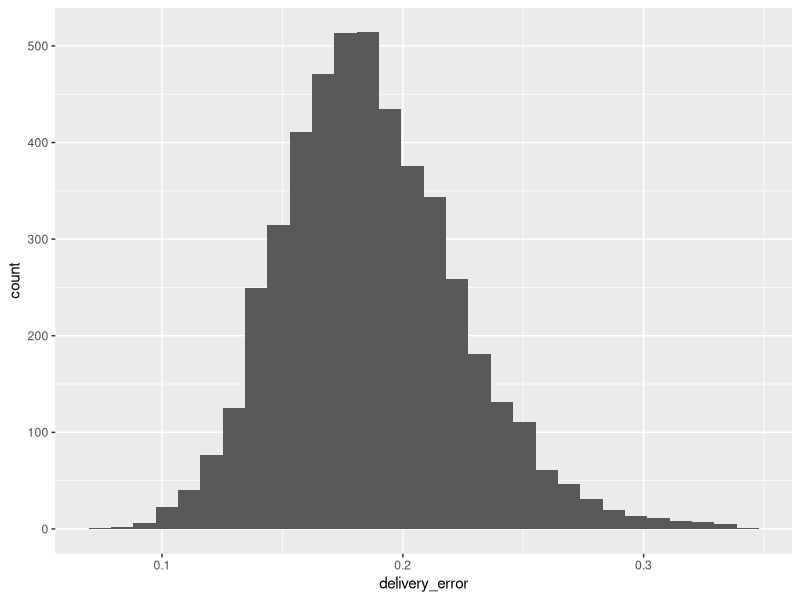
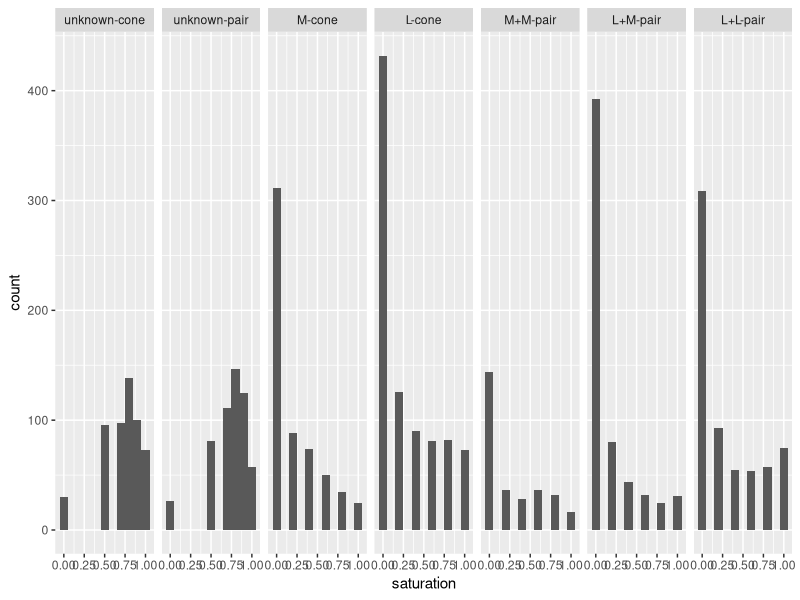
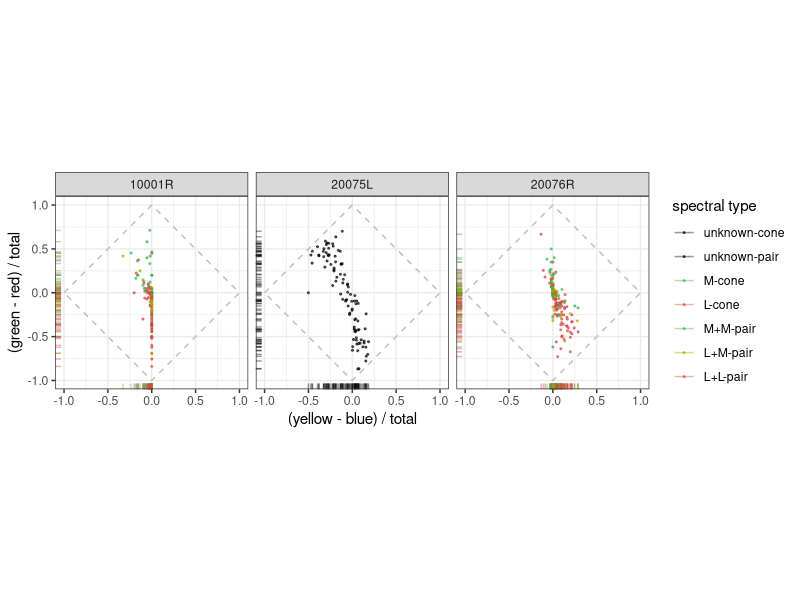
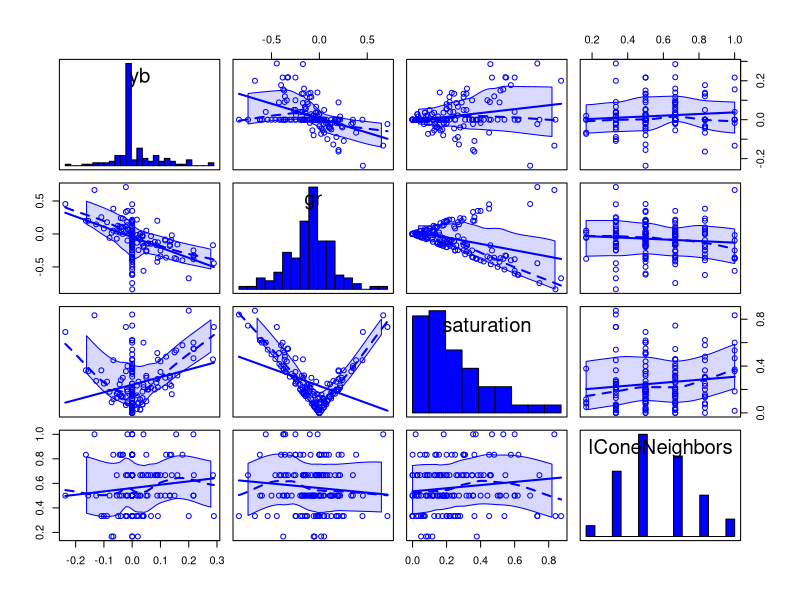
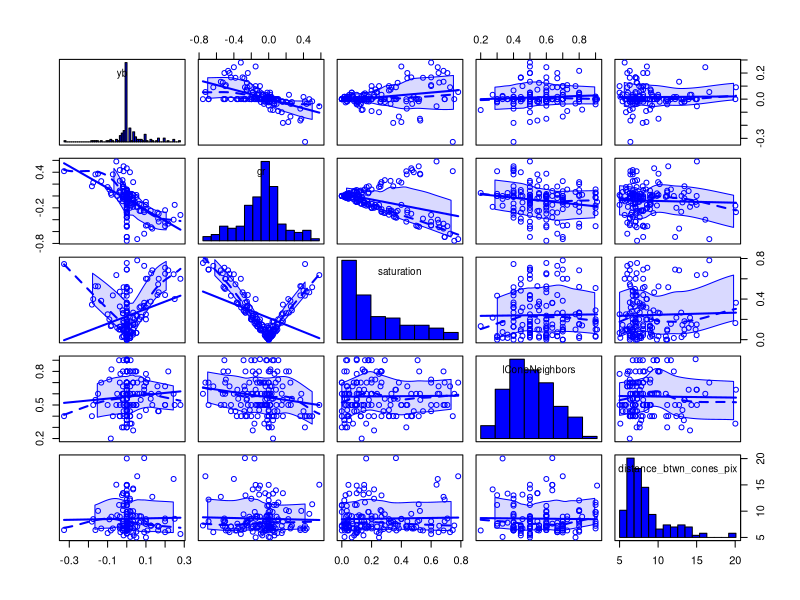
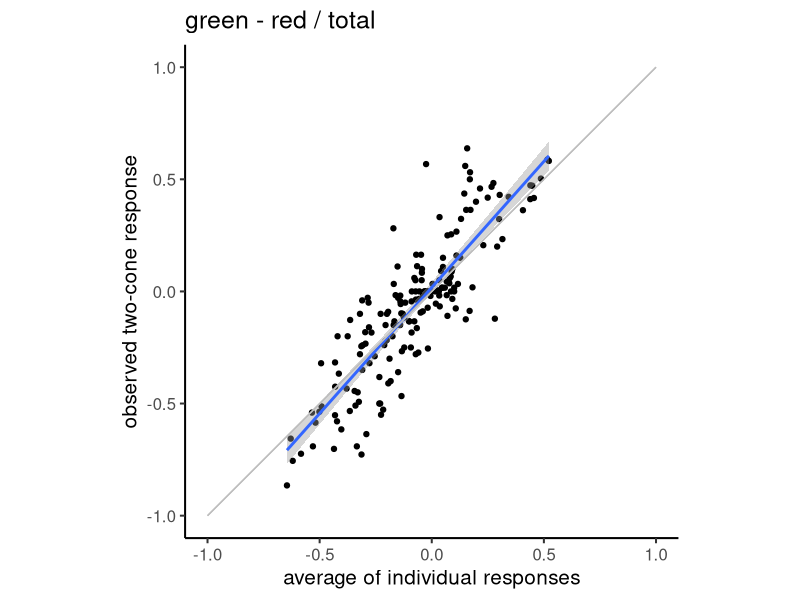
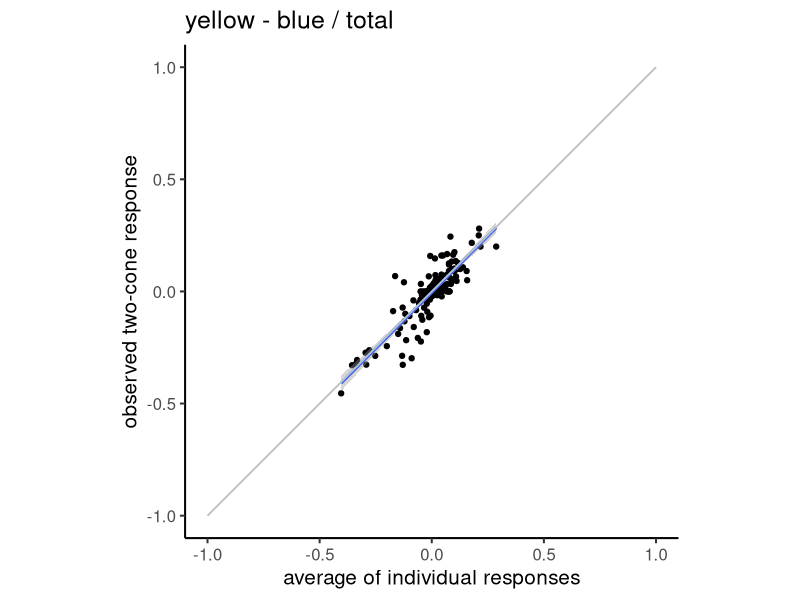
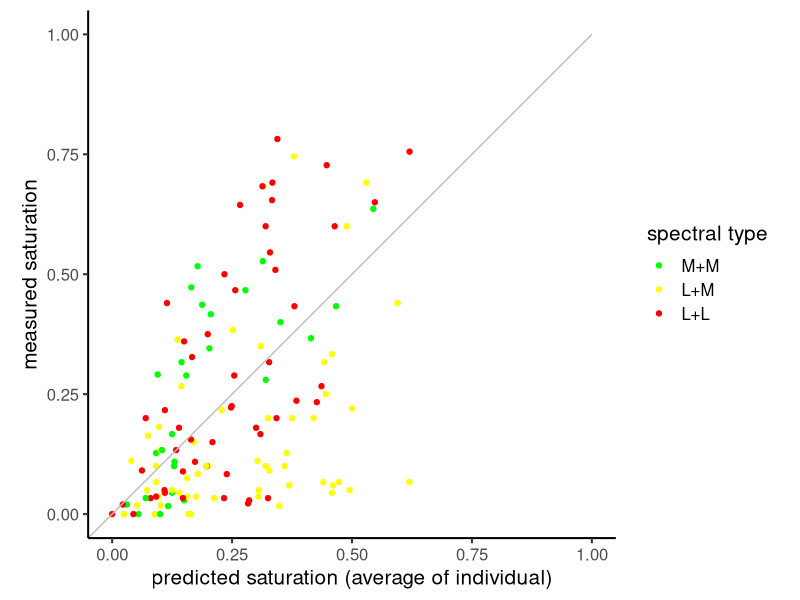

R code for these plots, in order:
## ---- chunk 1
setwd("~/R/TwoConeColorSummation")
library(tidyverse)
library(car)
library(RColorBrewer)
library(ggthemes)

trial_data <- read_csv('all_trial_data.csv')
# The column isPair is meant to be a logical.
trial_data <- mutate(trial_data, isPair=as.logical(isPair))
summary(trial_data)

## ---- chunk 2
trial_data <- trial_data %>%
  filter(., delivery_error < 0.35) %>%
  filter(., delivery_error > 0.01)
## ---- chunk 3
summarize(trial_data, mean=mean(delivery_error), 
          std=sd(delivery_error), N=length(delivery_error))

ggplot(trial_data, aes(delivery_error)) + 
  geom_histogram(bins = 30)
## ---- chunk 4
Scones <- filter(trial_data, type1 == 1 | type2 == 1)
Scones <- filter(Scones, isPair == FALSE)

(FoS <- sum(!is.na(Scones$yb)) / length(Scones$delivery_error))

(FoS <- sum(!is.na(trial_data$yb)) / length(trial_data$delivery_error))


## ---- chunk 5
trial_data <- filter(trial_data, type1 != 1 | type2 != 1)
trial_data <- filter(trial_data, !is.na(yb))
## ---- chunk 6
trial_data <- trial_data %>%
  mutate(., typeID=if_else(isPair, type1 + type2, type1)) %>%
  mutate(., typeID=if_else(typeID == 0, if_else(isPair, as.integer(1), as.integer(0)), as.integer(typeID))) %>%
  mutate(., typeIDstr=factor(typeID, labels = c('unknown-cone', 'unknown-pair', 
                                                'M-cone', 'L-cone', 'M+M-pair', 'L+M-pair', 'L+L-pair')))
tally(trial_data)
## ---- chunk 7
trial_data <- mutate(trial_data, saturation = abs(yb) + abs(gr))

ggplot(trial_data, aes(x=saturation)) + 
  geom_histogram(binwidth=0.1) + facet_grid(. ~ typeIDstr)
## ---- chunk 8
(typeGroup <- trial_data %>%
  group_by(., subject, typeIDstr) %>% 
  summarise(., by_mean=signif(mean(yb), 3), 
            by_std=signif(sd(yb), 3), 
            gr_mean=signif(mean(gr), 3), 
            gr_std=signif(sd(gr), 3), N=length(gr))
 )

## ---- chunk 9
singleAndPairs <- trial_data %>%
  select(., -typeIDstr) %>%
  group_by(., subject, masterID1, masterID2) %>% 
  summarise_all(., mean)

boundary <- data.frame(x=c(-1, 0, 1, 0, -1), y=c(0, 1, 0, -1, 0))

ggplot(data=singleAndPairs, aes(x=yb, y=gr, color=as.factor(typeID))) + 
  geom_point(alpha=0.6, size=0.4) +
  facet_grid(. ~ subject) +
  geom_rug(alpha=0.4) + 
  coord_equal(xlim=c(-1, 1), ylim=c(-1, 1)) + 
  xlab('(yellow - blue) / total') + ylab('(green - red) / total') + 
  scale_color_manual(
    values = c("black", "black", "#3aaf4f", "#d1463e", "#3aaf4f", "#AAAA00", "#d1463e"), 
    name="spectral type",
    labels = c("unknown-cone", "unknown-pair", "M-cone", "L-cone", "M+M-pair", "L+M-pair", "L+L-pair")) +
  #scale_color_brewer(palette = "Spectral") +
  geom_path(data = boundary, aes(x=x, y=y), colour='gray', linetype=2) +
  theme_bw()

ggsave("lms_UAD.pdf")
## ---- chunk 10
singleConesSummary <- trial_data %>% 
  select(., -typeIDstr) %>%
  filter(., isPair==FALSE) %>% 
  group_by(., subject, session, masterID1) %>%   
  summarise_all(., c("mean", "length")) %>%
  filter(., yb_length > 3) %>%
  select(., -contains("_length")) %>%
  rename_(.dots=setNames(names(.), gsub("_mean", "", names(.))))

twoConesSummary <- trial_data %>%   
  select(., -typeIDstr) %>%
  filter(., isPair==TRUE) %>% 
  group_by(., subject, session, masterID1, masterID2) %>%
  summarise_all(., c("mean", "length")) %>%
  filter(., yb_length > 3) %>%
  select(., -contains("_length")) %>%
  rename_(.dots=setNames(names(.), gsub("_mean", "", names(.))))
## ---- chunk 11
# scatterplotMatrix with car package
scatterplotMatrix(singleConesSummary[ ,c("yb", "gr", "saturation", 
                                         "lConeNeighbors")],
                  diagonal=list(method ="histogram"),
                  ellipse=FALSE)

scatterplotMatrix(twoConesSummary[ ,c("yb", "gr", "saturation", 
                                      "lConeNeighbors",
                                      "distance_btwn_cones_pix")],
                  diagonal=list(method ="histogram"),
                  ellipse=FALSE)
## ---- chunk 12

singleConesSummary <- trial_data %>%
  select(., -typeIDstr) %>%
  filter(., isPair==FALSE) %>% 
  group_by(., subject, session, masterID1) %>%   
  summarise_all(., c("mean", "length")) %>%
  filter(., yb_length > 3) %>%
  select(., -contains("_length")) %>%
  rename_(.dots=setNames(names(.), gsub("_mean", "", names(.))))

twoConesSummary <- trial_data %>%
  select(., -typeIDstr) %>%
  filter(., isPair==TRUE) %>% 
  group_by(., subject, session, masterID1, masterID2) %>%
  summarise_all(., c("mean", "length")) %>%
  filter(., yb_length > 3) %>%
  select(., -contains("_length")) %>%
  rename_(.dots=setNames(names(.), gsub("_mean", "", names(.))))

merged1 <- merge(twoConesSummary, 
           select(singleConesSummary, subject, 
                  session, masterID1, yb, gr, lConeNeighbors), 
           by=c("subject", "session", "masterID1")) %>% 
  rename(., yb12=yb.x, gr12=gr.x, yb1=yb.y, gr1=gr.y,
                  lConeNeighbors12=lConeNeighbors.x, 
                  lConeNeighbors1=lConeNeighbors.y)

sessionMerge <- merged1 %>% 
  merge(., select(singleConesSummary, subject, session,
                  masterID1, yb, gr, lConeNeighbors), 
        by.x=c("subject", "session", "masterID2"),
        by.y=c("subject", "session", "masterID1")) %>% 
  rename(., yb2=yb, gr2=gr, lConeNeighbors2=lConeNeighbors) %>%
  mutate(., saturation12=abs(yb12) + abs(gr12),
         saturation1=abs(yb1) + abs(gr1),
         saturation2=abs(yb2) + abs(gr2))
## ---- chunk 13
unity = data.frame(x=c(-1, 1), y=c(-1, 1))
ggplot(data=sessionMerge, aes(x=(gr1 + gr2) / 2, y=gr12)) + 
  geom_point() +
  geom_smooth(method=lm) +
  coord_equal(xlim=c(-1, 1), ylim=c(-1, 1)) +
  geom_path(data=unity, aes(x=x, y=y), colour='gray', linetype=1) +
  ggtitle('green - red / total') +
  geom_path(data=unity, aes(x=x, y=y), colour='gray', linetype=1) +
  xlab('average of individual responses') + ylab('observed two-cone response') + 
  theme_classic(base_size=15)

ggsave("prediction_gr.pdf")


unity = data.frame(x=c(-1, 1), y=c(-1, 1))
ggplot(data=sessionMerge, aes(x=(yb1 + yb2) / 2, y=yb12)) + 
  geom_point() +
  geom_smooth(method=lm) +
  coord_equal(xlim=c(-1, 1), ylim=c(-1, 1)) +
  geom_path(data=unity, aes(x=x, y=y), colour='gray', linetype=1) +
  ggtitle('yellow - blue / total') +
  geom_path(data=unity, aes(x=x, y=y), colour='gray', linetype=1) +
  xlab('average of individual responses') + ylab('observed two-cone response') + 
  theme_classic(base_size=15)

ggsave("prediction_yb.pdf")
## ---- chunk 14
# A linear model predicts the results based on an average of the individual responses.
mod <- lm((gr1 + gr2) / 2 ~ gr12, sessionMerge)
summary.lm(mod)


mod <- lm((yb1 + yb2) / 2 ~ yb12, sessionMerge)
summary.lm(mod)
## ---- chunk 15
# Add a column w difference from prediction
sessionMerge <- mutate(sessionMerge, 
                       diff_from_prediction=saturation12 - 
                         ((saturation1 + saturation2) / 2))

## ---- chunk 16
ggplot(data=filter(sessionMerge, typeID > 3), 
       aes(x=(saturation1 + saturation2) / 2, y=saturation12, color=as.factor(typeID))) + 
  geom_point() + 
  coord_equal(xlim=c(0, 1), ylim=c(0, 1)) +
  scale_color_manual(values = c("green", "yellow", "red"), name="spectral type",
                     labels = c("M+M", "L+M", "L+L")) +
  geom_path(data=unity, aes(x=x, y=y), colour='gray', linetype=1) + 
  xlab('predicted saturation (average of individual)') +
  ylab('measured saturation') +
  theme_classic(base_size=15)

## ---- chunk 17
ggplot(data=filter(sessionMerge, typeID > 3), 
       aes(x=saturation12 - ((saturation1 + saturation2) / 2), 
           color=as.factor(typeID))) + 
  geom_freqpoly(binwidth=0.1) +
  scale_color_manual(
    values = c("green", "yellow", "red"), 
    name="spectral type",
    labels = c("M+M", "L+M", "L+L")) + 
  xlab("observed - predicted saturation") +
  theme_classic(base_size=15)

ggsave('observed-predicted_histogram.pdf')

## ---- chunk 18

t.test(sessionMerge %>% 
         filter(., typeID == 5) %>% 
         select(., diff_from_prediction)
       )
t.test(sessionMerge %>% 
         filter(., typeID == 4 | typeID == 6) %>%
         select(., diff_from_prediction)
       )

t.test(sessionMerge %>% 
         filter(., typeID == 5) %>% 
         select(., diff_from_prediction),
       sessionMerge %>% 
         filter(., typeID == 4 | typeID == 6) %>%
         select(., diff_from_prediction)
       )
